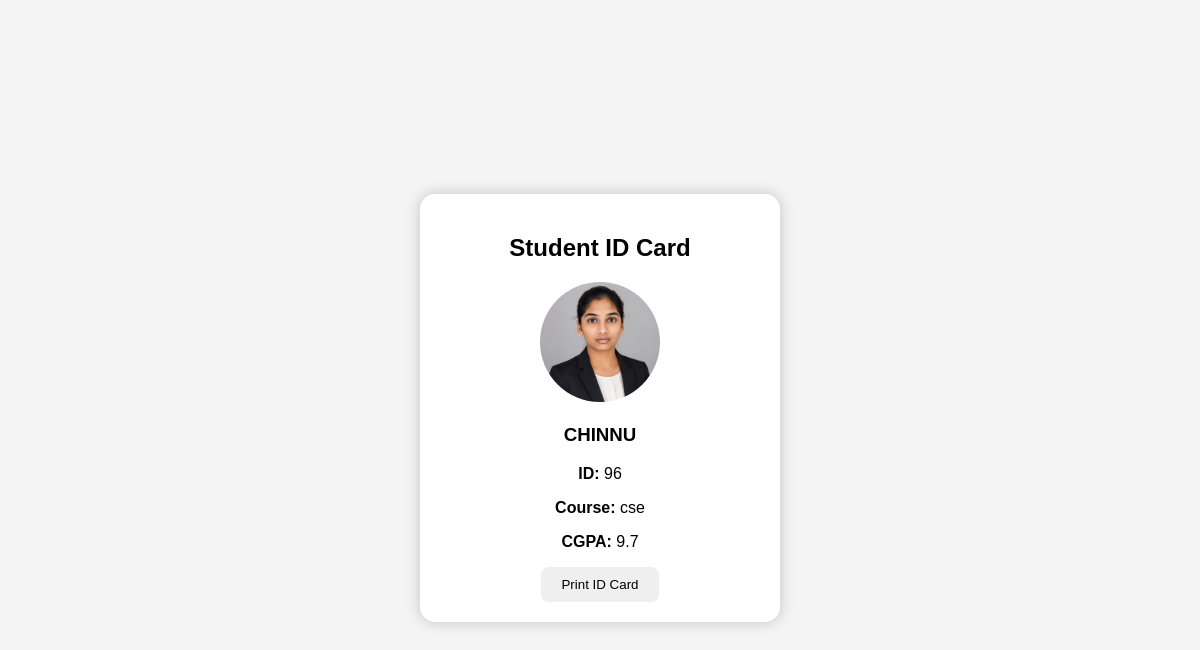
The page /idcard/96 (signed in) on the database its author committed.
### tables this page shows
CREATE TABLE students (
            id TEXT PRIMARY KEY,
            name TEXT NOT NULL,
            course TEXT NOT NULL
        , photo TEXT, cgpa REAL);

### app.py (the view)
@app.route('/idcard/<string:id>')
def id_card(id):
    if 'admin' not in session:
        return redirect('/login')
    conn = sqlite3.connect("students.db")
    cursor = conn.cursor()
    cursor.execute("SELECT * FROM students WHERE id=?", (id,))
    student = cursor.fetchone()
    conn.close()
    return render_template("idcard.html", student=student)

### templates/idcard.html (shortened to what this page needs)
<!DOCTYPE html>
<html>
<head>
</head>
<body>
<div class="card">
    <h2>Student ID Card</h2>
    {% if student[3] %}
    <img src="{{ url_for('static', filename='uploads/' + student[3]) }}">
    {% endif %}
    <h3>{{ student[1] }}</h3>
    <p><b>ID:</b> {{ student[0] }}</p>
    <p><b>Course:</b> {{ student[2] }}</p>
    <p><b>CGPA:</b> {{ student[4] }}</p>
    <button onclick="window.print()" class="btn">
        Print ID Card
    </button>
</div>
</body>
</html>

### templates/idcard.html (style rules this page uses)
body { font-family: Arial, sans-serif; background:#f4f4f4; display:flex; justify-content:center; align-items:center; height:100vh; }
.card { width:320px; background:white; padding:20px; border-radius:15px; text-align:center; box-shadow:0 0 15px rgba(0,0,0,0.2); }
.card img { width:120px; height:120px; border-radius:50%; object-fit:cover; }
.btn { padding:10px 20px; border:none; border-radius:8px; cursor:pointer; }

### rows shown on the page
students: photo (picture), name "CHINNU", id "96", course "cse", cgpa "9.7"
